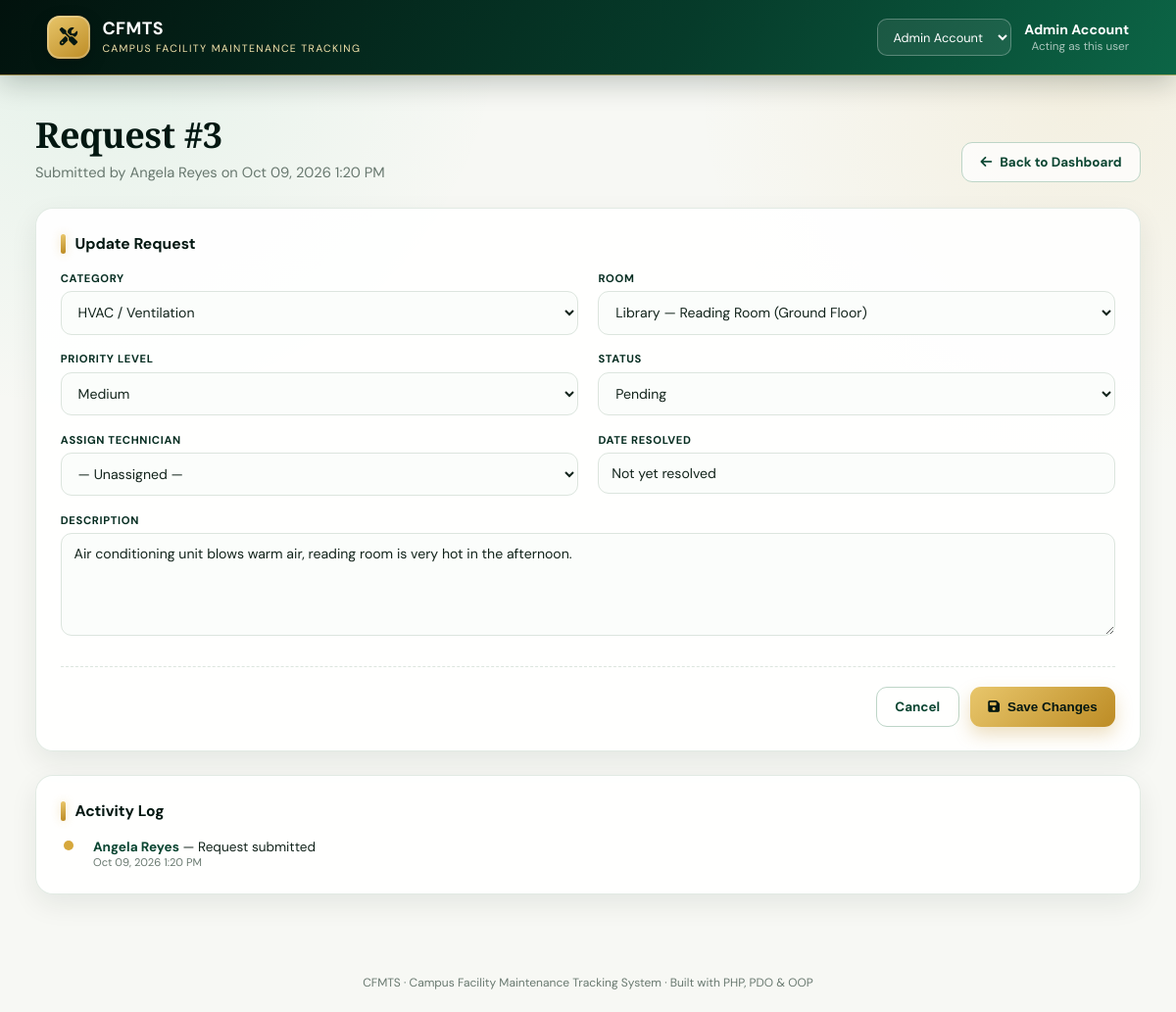
The page /edit.php?id=3 on the database its author committed.
### tables this page shows
CREATE TABLE users (
  user_id    INT AUTO_INCREMENT NOT NULL,
  full_name  VARCHAR(100) NOT NULL,
  email      VARCHAR(120) NOT NULL,
  role_id    INT NOT NULL,
  created_at TIMESTAMP NOT NULL DEFAULT CURRENT_TIMESTAMP,
  PRIMARY KEY (user_id),
  UNIQUE KEY uq_users_email (email),
  KEY idx_users_role (role_id),
  CONSTRAINT fk_users_role FOREIGN KEY (role_id)
    REFERENCES roles (role_id) ON UPDATE CASCADE ON DELETE RESTRICT
);

CREATE TABLE maintenance_requests (
  request_id     INT AUTO_INCREMENT NOT NULL,
  requester_id   INT NOT NULL,
  room_id        INT NOT NULL,
  category_id    INT NOT NULL,
  description    TEXT NOT NULL,
  priority_level ENUM('Low','Medium','High','Urgent') NOT NULL DEFAULT 'Medium',
  status         ENUM('Pending','In Progress','Completed','Cancelled') NOT NULL DEFAULT 'Pending',
  date_submitted DATETIME NOT NULL DEFAULT CURRENT_TIMESTAMP,
  date_resolved  DATETIME NULL DEFAULT NULL,
  PRIMARY KEY (request_id),
  KEY idx_mr_requester (requester_id),
  KEY idx_mr_room (room_id),
  KEY idx_mr_category (category_id),
  KEY idx_mr_status (status),
  CONSTRAINT fk_mr_requester FOREIGN KEY (requester_id)
    REFERENCES users (user_id) ON UPDATE CASCADE ON DELETE RESTRICT,
  CONSTRAINT fk_mr_room FOREIGN KEY (room_id)
    REFERENCES rooms (room_id) ON UPDATE CASCADE ON DELETE RESTRICT,
  CONSTRAINT fk_mr_category FOREIGN KEY (category_id)
    REFERENCES categories (category_id) ON UPDATE CASCADE ON DELETE RESTRICT
);

CREATE TABLE rooms (
  room_id     INT AUTO_INCREMENT NOT NULL,
  building_id INT NOT NULL,
  room_number VARCHAR(30) NOT NULL,
  floor_level VARCHAR(30) NOT NULL,
  PRIMARY KEY (room_id),
  KEY idx_rooms_building (building_id),
  CONSTRAINT fk_rooms_building FOREIGN KEY (building_id)
    REFERENCES buildings (building_id) ON UPDATE CASCADE ON DELETE RESTRICT
);

CREATE TABLE buildings (
  building_id   INT AUTO_INCREMENT NOT NULL,
  building_name VARCHAR(100) NOT NULL,
  PRIMARY KEY (building_id),
  UNIQUE KEY uq_buildings_name (building_name)
);

CREATE TABLE activity_logs (
  log_id        INT AUTO_INCREMENT NOT NULL,
  request_id    INT NOT NULL,
  user_id       INT NULL,
  action_taken  VARCHAR(255) NOT NULL,
  `timestamp`   DATETIME NOT NULL DEFAULT CURRENT_TIMESTAMP,
  PRIMARY KEY (log_id),
  KEY idx_al_request (request_id),
  KEY idx_al_user (user_id),
  CONSTRAINT fk_al_request FOREIGN KEY (request_id)
    REFERENCES maintenance_requests (request_id) ON UPDATE CASCADE ON DELETE CASCADE,
  CONSTRAINT fk_al_user FOREIGN KEY (user_id)
    REFERENCES users (user_id) ON UPDATE CASCADE ON DELETE SET NULL
);

### includes/functions.php (called while the page is built, shortened)
<?php
function e(?string $value): string
{
    return htmlspecialchars($value ?? '', ENT_QUOTES, 'UTF-8');
}
function format_dt(?string $datetime): string
{
    $ts = strtotime($datetime);
    return $ts ? date('M d, Y g:i A', $ts) : e($datetime);
}

### includes/bootstrap.php (called while the page is built, shortened)
<?php
require_once __DIR__ . '/../classes/MaintenanceRequest.php';
require_once __DIR__ . '/../classes/LookupData.php';
require_once __DIR__ . '/functions.php';
$pdo = Database::getInstance()->getConnection();
$lookup = new LookupData($pdo);
$allUsers = $lookup->getUsers();
foreach ($allUsers as $u) {
    if ((int) $u['user_id'] === (int) ($_SESSION['current_user_id'] ?? 0)) {
        $currentUser = $u;
        break;
    }
}

### classes/LookupData.php (called while the page is built, shortened)
<?php
class LookupData
{
    private PDO $conn;
    public function __construct(PDO $conn)
    {
        $this->conn = $conn;
    }
    public function getRooms(?int $buildingId = null): array
    {
        return $this->conn->query(
            "SELECT r.*, b.building_name
               FROM rooms r
               JOIN buildings b ON r.building_id = b.building_id
              ORDER BY b.building_name, r.room_number"
        )->fetchAll();
    }
    public function getCategories(): array
    {
        return $this->conn->query("SELECT * FROM categories ORDER BY category_name")->fetchAll();
    }
    public function getUsers(?int $roleId = null): array
    {
        if ($roleId) {
            $stmt = $this->conn->prepare(
                "SELECT * FROM users WHERE role_id = :rid ORDER BY full_name"
            );
            $stmt->execute([':rid' => $roleId]);
            return $stmt->fetchAll();
        }
        return $this->conn->query("SELECT * FROM users ORDER BY full_name")->fetchAll();
    }
}

### classes/MaintenanceRequest.php (called while the page is built, shortened)
<?php
class MaintenanceRequest
{
    private PDO $conn;
    private string $table = 'maintenance_requests';
    public function __construct(PDO $conn)
    {
        $this->conn = $conn;
    }
    public function getById(int $id): ?array
    {
        $sql = "SELECT mr.*,
                       u.full_name AS requester_name,
                       r.room_number, r.floor_level,
                       b.building_id, b.building_name,
                       c.category_id, c.category_name
                FROM {$this->table} mr
                LEFT JOIN users u      ON mr.requester_id = u.user_id
                LEFT JOIN rooms r      ON mr.room_id = r.room_id
                LEFT JOIN buildings b  ON r.building_id = b.building_id
                LEFT JOIN categories c ON mr.category_id = c.category_id
                WHERE mr.request_id = :id";
        $stmt = $this->conn->prepare($sql);
        $stmt->execute([':id' => $id]);
        $row = $stmt->fetch();
        return $row ?: null;
    }
    public function getActivityLogs(int $requestId): array
    {
        $stmt = $this->conn->prepare(
            "SELECT al.*, u.full_name
               FROM activity_logs al
               LEFT JOIN users u ON al.user_id = u.user_id
              WHERE al.request_id = :rid
              ORDER BY al.log_id DESC"
        );
        $stmt->execute([':rid' => $requestId]);
        return $stmt->fetchAll();
    }
}

### edit.php (the view, shortened to what this page needs)
<?php
require_once __DIR__ . '/includes/bootstrap.php';
$mrModel = new MaintenanceRequest($pdo);
$id = (int) ($_GET['id'] ?? 0);
$request = $mrModel->getById($id);
$rooms       = $lookup->getRooms();
$categories  = $lookup->getCategories();
$logs = $mrModel->getActivityLogs($id);
require_once __DIR__ . '/includes/header.php';
?>
<div class="page-header">
  <div>
    <h1>Request #<?= (int)$request['request_id'] ?></h1>
    <p>Submitted by <?= e($request['requester_name'] ?? 'Unknown') ?> on <?= format_dt($request['date_submitted']) ?></p>
  </div>
  <a href="index.php" class="btn btn-outline"><i class="fa-solid fa-arrow-left"></i> Back to Dashboard</a>
</div>
<div class="panel">
  <div class="panel-title"><span class="bar"></span> Update Request</div>
  <form method="post" action="actions/save_request.php">
    <div class="form-grid">
      <div class="field">
        <label>Category</label>
        <select name="category_id" required>
          <?php foreach ($categories as $c): ?>
            <option value="<?= (int)$c['category_id'] ?>" <?= (int)$c['category_id'] === (int)$request['category_id'] ? 'selected' : '' ?>>
              <?= e($c['category_name']) ?>
            </option>
          <?php endforeach; ?>
        </select>
      </div>
      <div class="field">
        <label>Room</label>
        <select name="room_id" required>
          <?php foreach ($rooms as $r): ?>
            <option value="<?= (int)$r['room_id'] ?>" <?= (int)$r['room_id'] === (int)$request['room_id'] ? 'selected' : '' ?>>
              <?= e($r['building_name'] . ' — ' . $r['room_number'] . ' (' . $r['floor_level'] . ')') ?>
            </option>
          <?php endforeach; ?>
        </select>
      </div>
      <div class="field">
        <label>Priority Level</label>
        <select name="priority_level" required>
          <?php foreach (['Low','Medium','High','Urgent'] as $p): ?>
            <option value="<?= $p ?>" <?= $request['priority_level'] === $p ? 'selected' : '' ?>><?= $p ?></option>
          <?php endforeach; ?>
        </select>
      </div>
      <div class="field">
        <label>Status</label>
        <select name="status" required>
          <?php foreach (['Pending','In Progress','Completed','Cancelled'] as $s): ?>
            <option value="<?= $s ?>" <?= $request['status'] === $s ? 'selected' : '' ?>><?= $s ?></option>
          <?php endforeach; ?>
        </select>
      </div>
      <div class="field">
        <label>Assign Technician</label>
        <select name="technician_id">
          <option value="">— Unassigned —</option>
        </select>
      </div>
      <div class="field">
        <label>Date Resolved</label>
        <input type="text" value="<?= $request['date_resolved'] ? format_dt($request['date_resolved']) : 'Not yet resolved' ?>" disabled>
      </div>
      <div class="field full">
        <label>Description</label>
        <textarea name="description" required><?= e($request['description']) ?></textarea>
      </div>
    </div>
    <div class="form-actions">
      <a href="index.php" class="btn btn-outline">Cancel</a>
      <button type="submit" class="btn btn-gold"><i class="fa-solid fa-floppy-disk"></i> Save Changes</button>
    </div>
  </form>
</div>
<div class="panel">
  <div class="panel-title"><span class="bar"></span> Activity Log</div>
  <?php if (empty($logs)): ?>
    <p style="color:var(--muted); font-size:0.88rem;">No activity recorded yet.</p>
  <?php else: ?>
    <ul class="activity-list">
      <?php foreach ($logs as $log): ?>
        <li>
          <div class="action"><span class="actor"><?= e($log['full_name'] ?? 'System') ?></span> — <?= e($log['action_taken']) ?></div>
          <div class="time"><?= format_dt($log['timestamp']) ?></div>
        </li>
      <?php endforeach; ?>
    </ul>
  <?php endif; ?>
</div>
<?php require_once __DIR__ . '/includes/footer.php'; ?>

### includes/header.php (shortened to what this page needs)
<!DOCTYPE html>
<html lang="en">
<head>
<link rel="stylesheet" href="https://cdnjs.cloudflare.com/ajax/libs/font-awesome/6.5.1/css/all.min.css">
<link rel="stylesheet" href="<?= APP_BASE_URL ?>/assets/css/style.css">
</head>
<body>
<div class="app-shell">
  <header class="topbar">
    <div class="brand">
      <div class="brand-mark"><i class="fa-solid fa-screwdriver-wrench"></i></div>
      <div class="brand-text">
        <div class="title">CFMTS</div>
        <div class="subtitle">Campus Facility Maintenance Tracking</div>
      </div>
    </div>
    <div class="topbar-right">
      <form method="post" action="<?= e($_SERVER['REQUEST_URI'] ?? 'index.php') ?>" id="personaForm" style="margin:0;">
        <select name="switch_user_id" onchange="document.getElementById('personaForm').submit()"
                style="background:rgba(255,255,255,0.08); color:#fff; border:1px solid rgba(255,255,255,0.25); border-radius:8px; padding:0.4rem 0.6rem; font-size:0.8rem;">
          <?php foreach ($allUsers as $u): ?>
            <option value="<?= (int)$u['user_id'] ?>" <?= (isset($currentUser) && (int)$currentUser['user_id'] === (int)$u['user_id']) ? 'selected' : '' ?>>
              <?= e($u['full_name']) ?>
            </option>
          <?php endforeach; ?>
        </select>
      </form>
      <div class="persona">
        <strong><?= e($currentUser['full_name'] ?? 'Guest') ?></strong>
        <span>Acting as this user</span>
      </div>
    </div>
  </header>
  <div class="main-content">

### rows shown on the page
users: full_name "Admin Account"
maintenance_requests: request_id "3", requester.full_name "Angela Reyes", date_submitted "Oct 09, 2026 1:20 PM", room_id "Library — Reading Room (Ground Floor)", priority_level "Medium", status "Pending", date_resolved "Not yet resolved", description "Air conditioning unit blows warm air, reading room is very hot in the afternoon."
activity_logs: user.full_name "Angela Reyes", action_taken "Request submitted", timestamp "Oct 09, 2026 1:20 PM"

### other values the page prints
form field switch_user_id "Admin Account"
form field category_id "HVAC / Ventilation"
